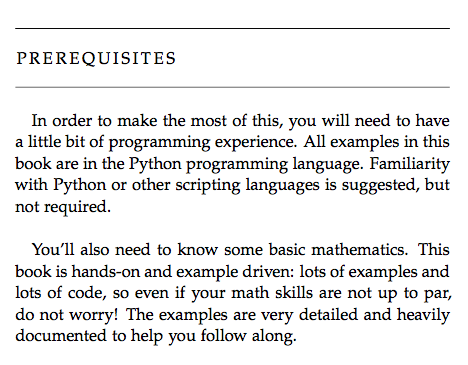
#> input picture test.png, 468 x 365 px
$ python -i process_image.py   (imports and definitions only)   (older library calls are emulated)
#> lines starting #> are read from the running program, lines starting #| are printed output that depends on the picture; after the words box and inside, x2 and y2 are one past the last pixel; in counts of white or black regions, pixels touching at a corner belong together
import tempfile

import cv2
import numpy as np
from PIL import Image

IMAGE_SIZE = 2500
BINARY_THREHOLD = 180


# Source: https://stackoverflow.com/questions/28935983/preprocessing-image-for-tesseract-ocr-with-opencv#28936254


def process_image_for_ocr(file_path, IMAGE_SIZE=1800):
    temp_filename = set_image_dpi(file_path, IMAGE_SIZE=IMAGE_SIZE)
    im_new = remove_noise_and_smooth(temp_filename)
    return im_new
def getSuffix(filePath):
    dotIndex = filePath.find('.')
    return filePath[dotIndex:]

def set_image_dpi(file_path, IMAGE_SIZE=1800):
#> called with file_path = 'test.png', IMAGE_SIZE = 1800
    im = Image.open(file_path)
#> im is the input picture: PIL image 468x365 RGBA; mean R, G, B, A 234.2, 234.1, 234.3, 255
    length_x, width_y = im.size
#> length_x = 468; width_y = 365
    factor = max(1, int(IMAGE_SIZE / length_x))
#> factor = 3
    size = factor * length_x, factor * width_y
#> size = (1404, 1095)
    im_resized = im.resize(size, Image.ANTIALIAS)
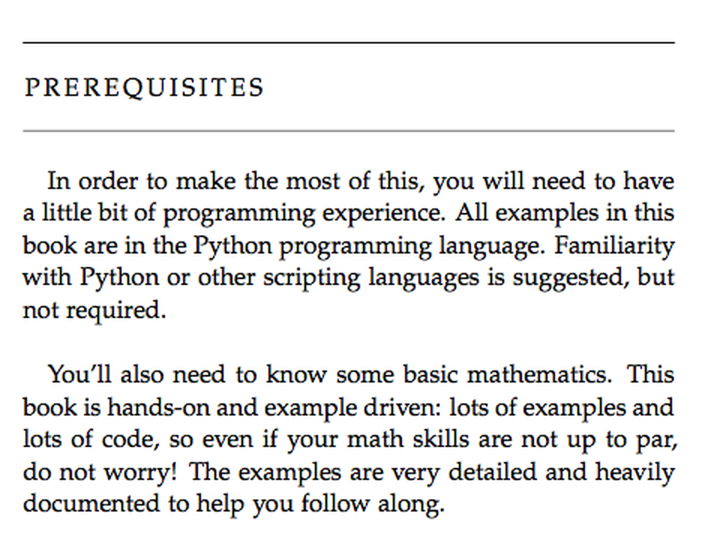
#> im_resized: PIL image 1404x1095 RGBA (shown at 1/2 size); mean R, G, B, A 233.4, 233.4, 233.6, 255
    temp_file = tempfile.NamedTemporaryFile(delete=False, suffix=getSuffix(file_path))
#> in remove_noise_and_smooth, `img = cv2.imread(file_name, 0)`:
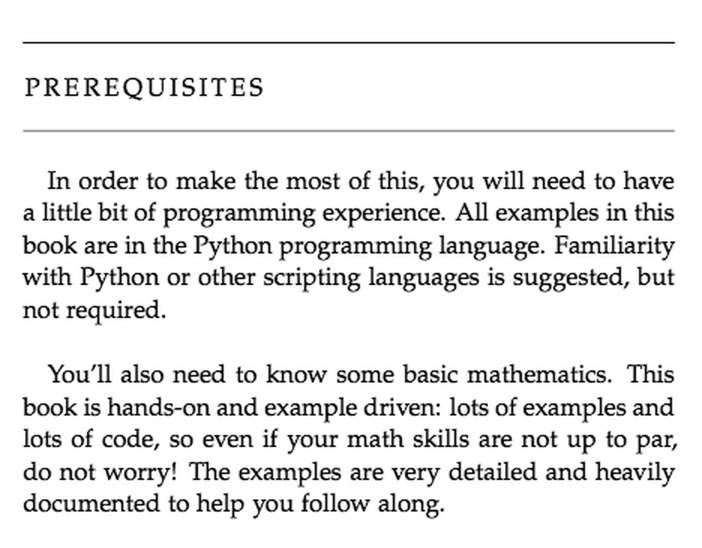
#> img: shape (1095, 1404) (shown at 1/2 size); min 0, max 255, mean 233.3
#> in remove_noise_and_smooth, `filtered = cv2.adaptiveThreshold(img.astype(np.uint8), 255, cv2.ADAPTI..`:
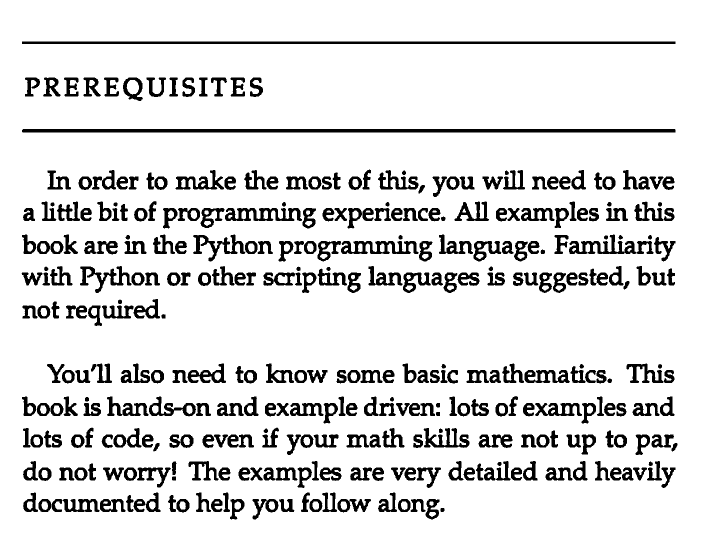
#> filtered: shape (1095, 1404) (shown at 1/2 size); 87.7% white; 349 black regions, largest, box (x1, y1, x2, y2) and area: (44, 258, 1351, 265) 9144, (44, 83, 1351, 88) 6535, (1138, 469, 1307, 508) 2615
    temp_filename = temp_file.name
    im_resized.save(temp_filename, dpi=(300, 300))
    return temp_filename


def image_smoothening(img):
    ret1, th1 = cv2.threshold(img, BINARY_THREHOLD, 255, cv2.THRESH_BINARY)
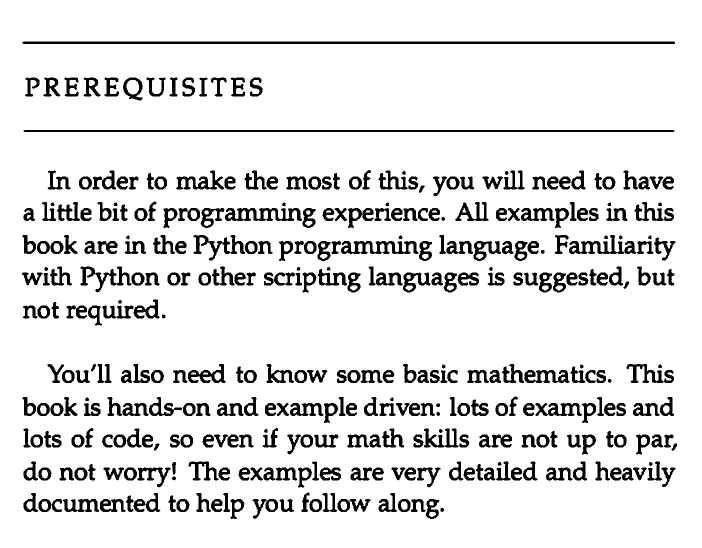
#> th1: shape (1095, 1404) (shown at 1/2 size); 88.7% white; 371 black regions, largest, box (x1, y1, x2, y2) and area: (45, 83, 1350, 88) 6519, (47, 260, 1349, 264) 5202, (450, 416, 604, 442) 2228
#> ret1 = 180
    ret2, th2 = cv2.threshold(th1, 0, 255, cv2.THRESH_BINARY + cv2.THRESH_OTSU)
#> ret2 = 0
    blur = cv2.GaussianBlur(th2, (1, 1), 0)
    ret3, th3 = cv2.threshold(blur, 0, 255, cv2.THRESH_BINARY + cv2.THRESH_OTSU)
#> ret3 = 0
    return th3


def remove_noise_and_smooth(file_name):
    img = cv2.imread(file_name, 0)
    filtered = cv2.adaptiveThreshold(img.astype(np.uint8), 255, cv2.ADAPTIVE_THRESH_MEAN_C, cv2.THRESH_BINARY, 41, 3)
    kernel = np.ones((1, 1), np.uint8)
    opening = cv2.morphologyEx(filtered, cv2.MORPH_OPEN, kernel)
    closing = cv2.morphologyEx(opening, cv2.MORPH_CLOSE, kernel)
    img = image_smoothening(img)
    or_image = cv2.bitwise_or(img, closing)
#> or_image: shape (1095, 1404); 88.8% white; 371 black regions, largest, box (x1, y1, x2, y2) and area: (45, 83, 1350, 88) 6519, (47, 260, 1349, 264) 5202, (450, 416, 604, 442) 2225
    return or_image

>>> result = process_image_for_ocr('test.png')

$ run again, on ap-physics-c-mech-frq-2017-02.png
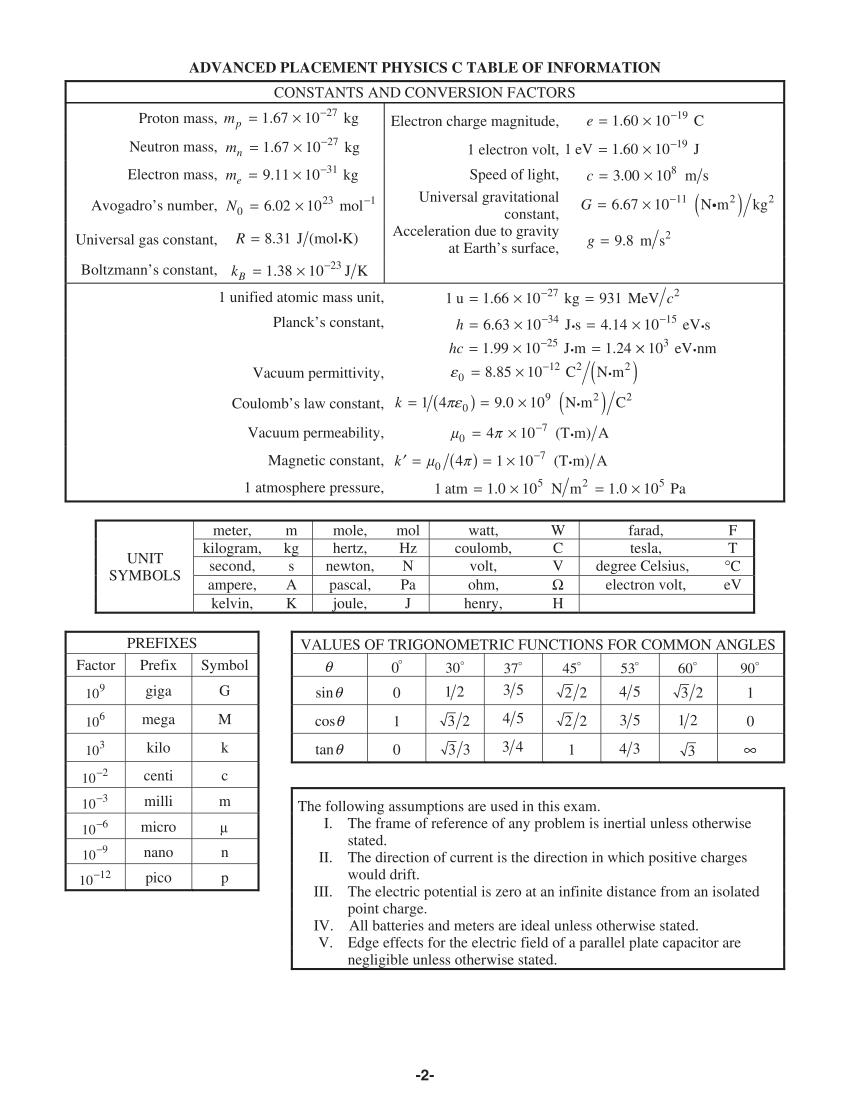
#> input picture ap-physics-c-mech-frq-2017-02.png, 1700 x 2200 px (shown at 1/2 size)
#> in set_image_dpi, im is the input picture: PIL image 1700x2200 P; mean R, G, B 242.8, 242.6, 242.7
#> in remove_noise_and_smooth, `filtered = cv2.adaptiveThreshold(img.astype(np.uint8), 255, cv2.ADAPTI..`:
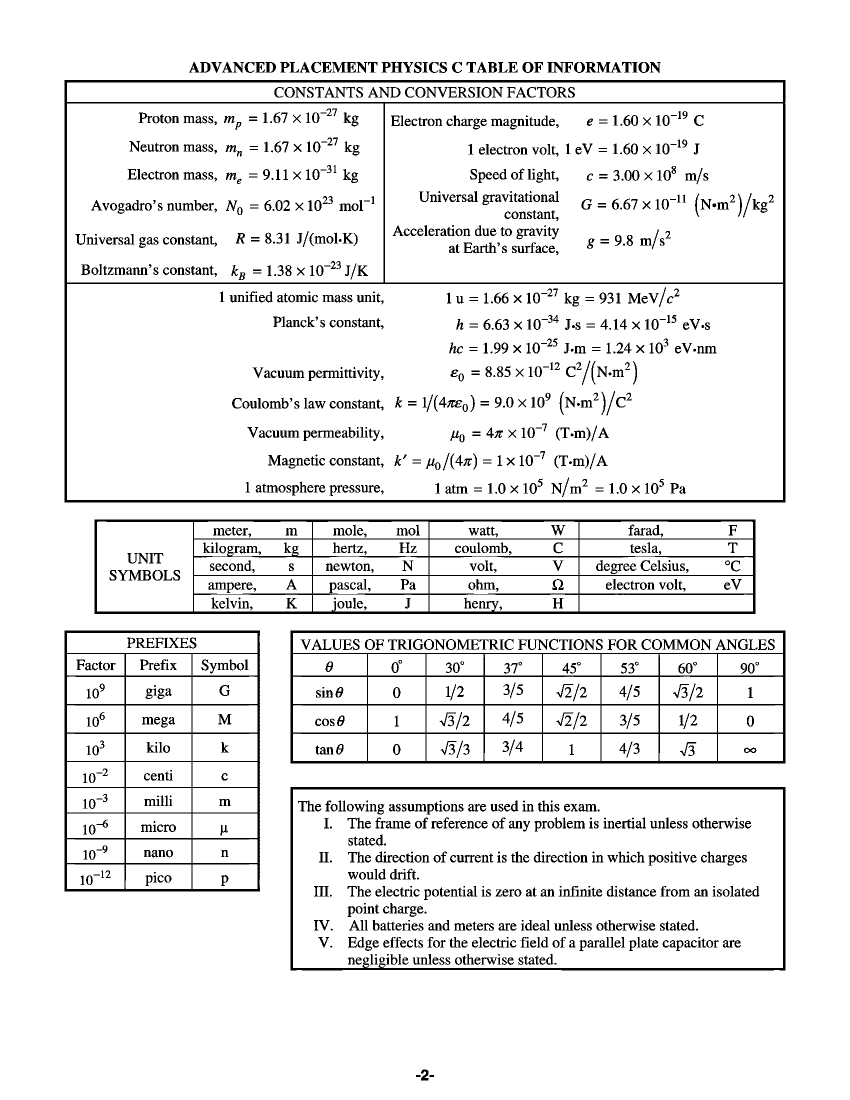
#> filtered: shape (2200, 1700) (shown at 1/2 size); 92.5% white; 1562 black regions (96 under 20 px), largest, box (x1, y1, x2, y2) and area: (129, 160, 1571, 1005) 32434, (189, 1039, 1511, 1228) 26559, (581, 1261, 1571, 1527) 26410
#> in image_smoothening, `ret1, th1 = cv2.threshold(img, BINARY_THREHOLD, 255, cv2.THRESH_BINARY)`:
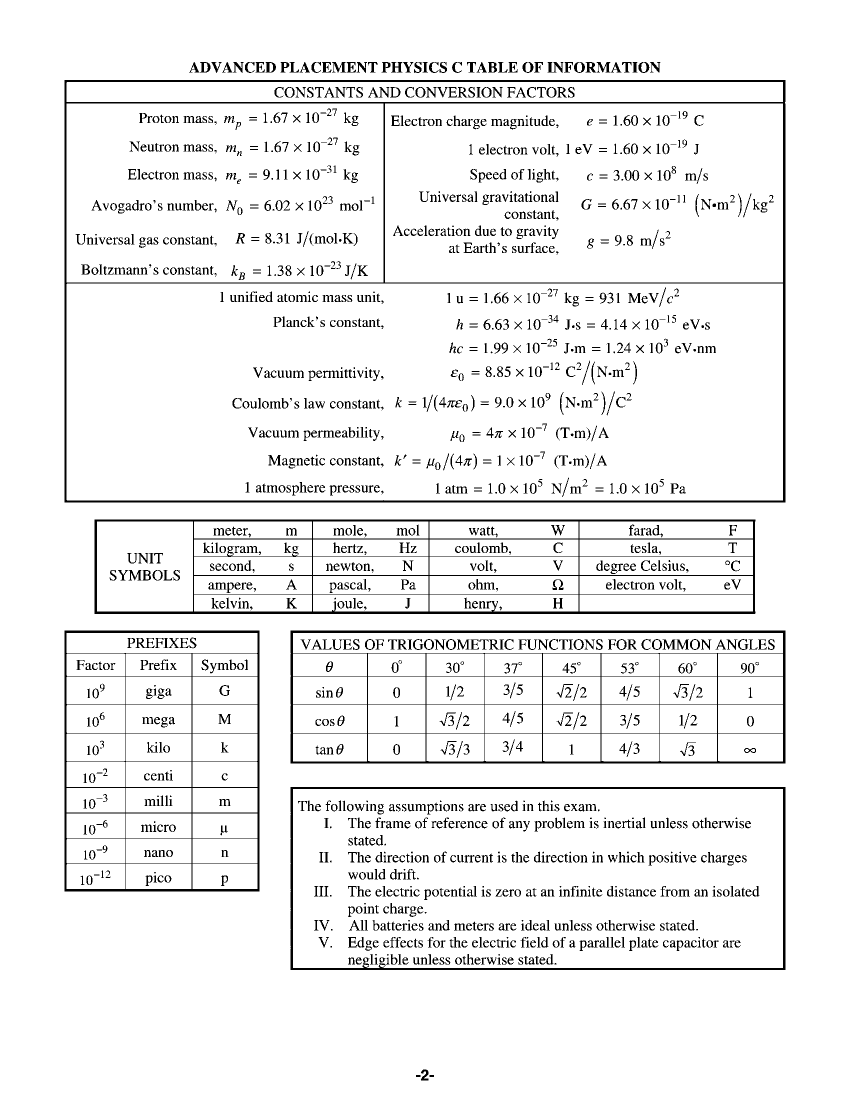
#> th1: shape (2200, 1700) (shown at 1/2 size); 93.9% white; 1663 black regions (140 under 20 px), largest, box (x1, y1, x2, y2) and area: (129, 160, 1571, 1005) 27309, (189, 1039, 1511, 1228) 22086, (581, 1261, 1571, 1527) 17978
#> ret1 = 180
#> ret2 = 0

$ run again, on ap14question.png
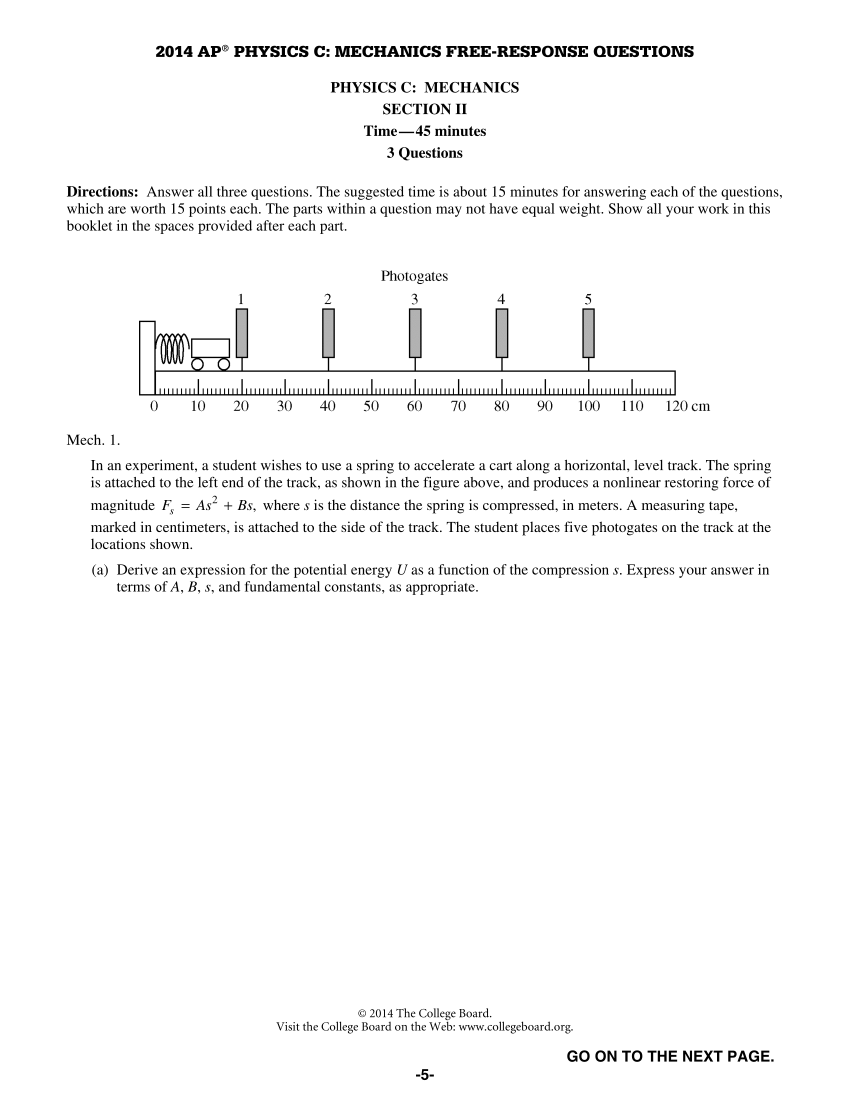
#> input picture ap14question.png, 1700 x 2200 px (shown at 1/2 size)
#> in set_image_dpi, im is the input picture: PIL image 1700x2200 P; min 0, max 255, mean 248
#> in remove_noise_and_smooth, `filtered = cv2.adaptiveThreshold(img.astype(np.uint8), 255, cv2.ADAPTI..`:
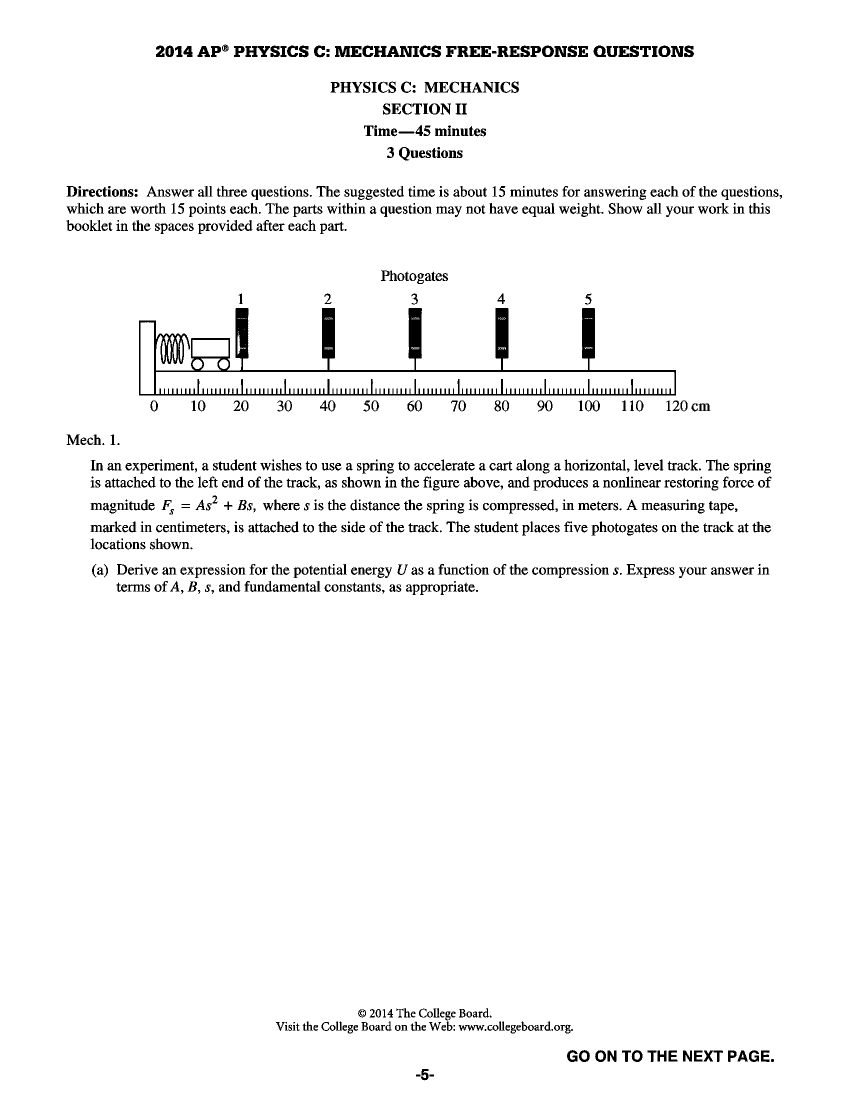
#> filtered: shape (2200, 1700) (shown at 1/2 size); 96.3% white; 965 black regions (65 under 20 px), largest, box (x1, y1, x2, y2) and area: (278, 616, 1352, 791) 28648, (670, 92, 701, 114) 495, (748, 92, 773, 114) 400
#> in image_smoothening, `ret1, th1 = cv2.threshold(img, BINARY_THREHOLD, 255, cv2.THRESH_BINARY)`:
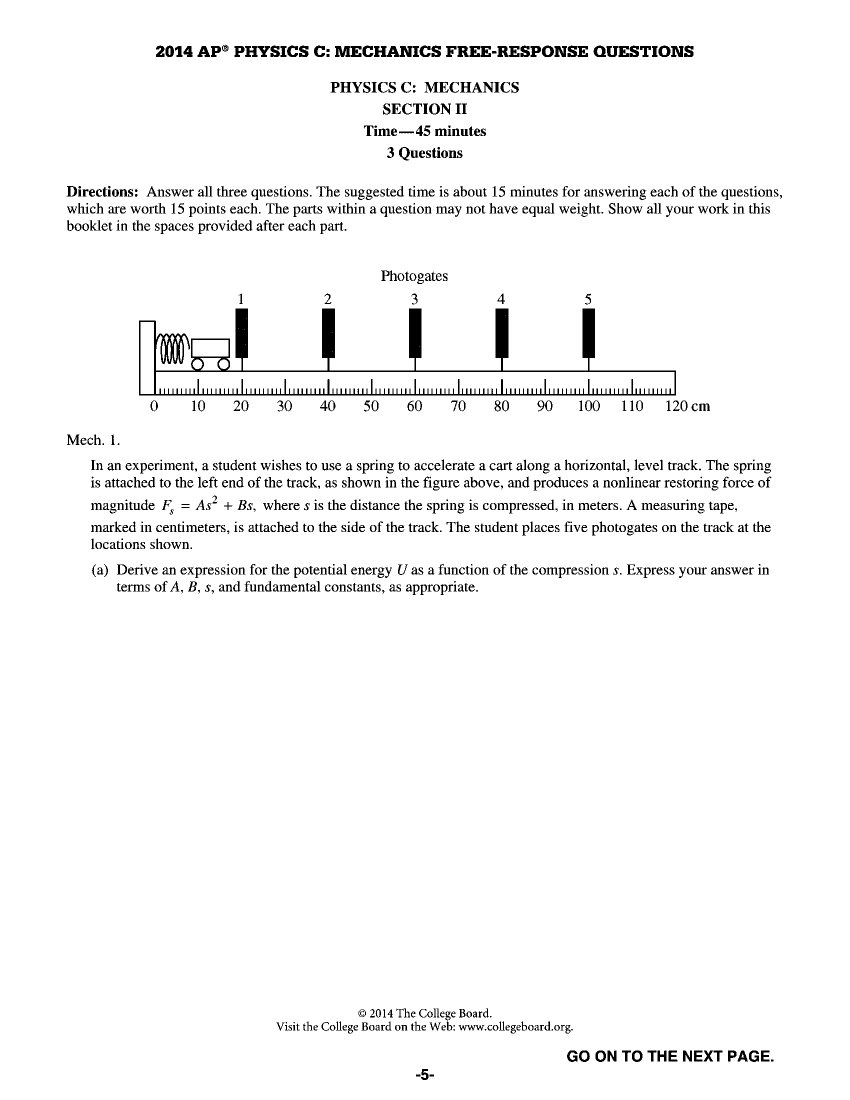
#> th1: shape (2200, 1700) (shown at 1/2 size); 96.6% white; 1024 black regions (81 under 20 px), largest, box (x1, y1, x2, y2) and area: (278, 617, 1352, 791) 27319, (670, 92, 701, 114) 497, (800, 92, 825, 114) 406
#> ret1 = 180
#> ret2 = 0
#> or_image: shape (2200, 1700); 96.6% white; 1024 black regions (81 under 20 px), largest, box (x1, y1, x2, y2) and area: (278, 617, 1352, 791) 26776, (670, 92, 701, 114) 495, (748, 92, 773, 114) 400
